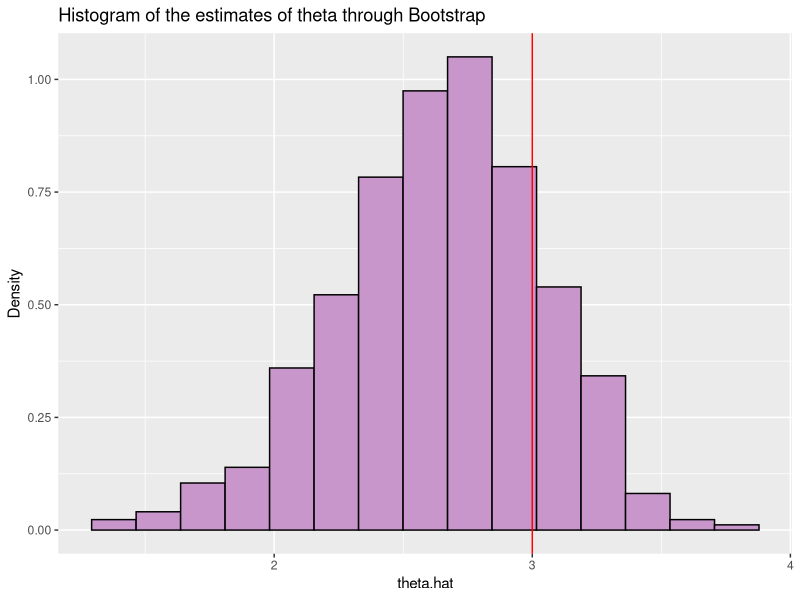

Generate this figure with R:
rm(list=ls())
library(ggplot2)
set.seed(seed=123456789)
n=15
B=1000
theta=3 #initial parameter value
theta.hat=array(0)
x=rnorm(n,theta,sqrt(theta))
for(i in 1:B) #loops for bootstrapping
{
  x.star=sample(x,n,replace=T) #bootstrap data
  m2.dash=mean(x.star^2) 
  k=sqrt(1+4*m2.dash)
  theta.hat[i]=(k-1)/2
}
theta.est=mean(theta.hat);theta.est #estimate of theta
SE.theta.hat=sqrt((B-1)/B)*sd(theta.hat);SE.theta.hat #se of theta

#plots
data=data.frame(theta.hat=theta.hat)
ggplot(data,aes(x=theta.hat))+
  geom_histogram(aes(y=..density..),fill="#C996CC",
                 colour="black",bins=15)+
  geom_vline(xintercept=theta,colour="red")+
  labs(x="theta.hat",
       y="Density",
       title="Histogram of the estimates of theta through Bootstrap")

#original SE of theta for large sample
se.theta.orig=2*(theta.hat^2)/((1+4*theta.hat)*n);se.theta.orig
m2.dash=mean(x^2) 
k=sqrt(1+4*m2.dash)
theta.hat=(k-1)/2